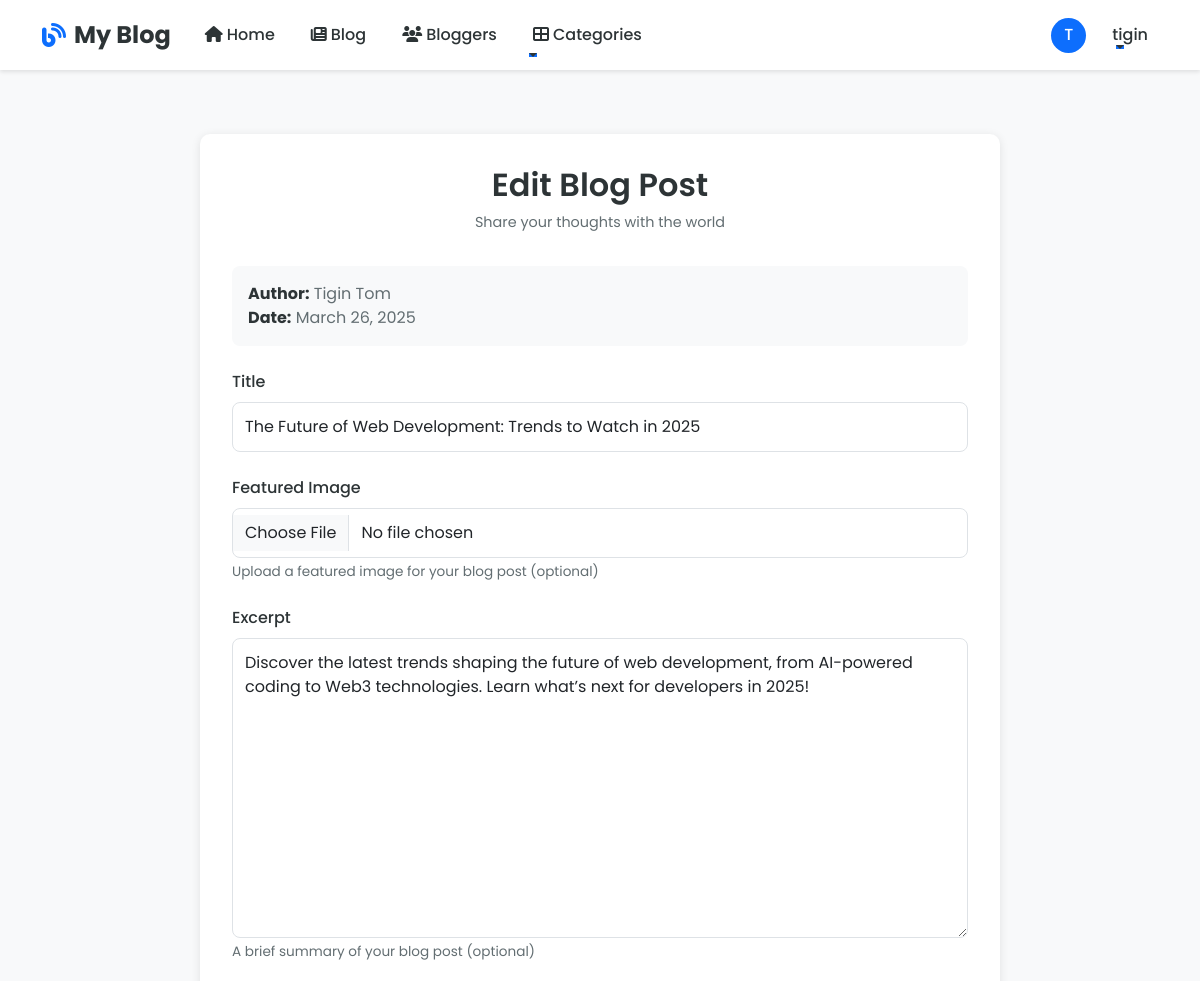
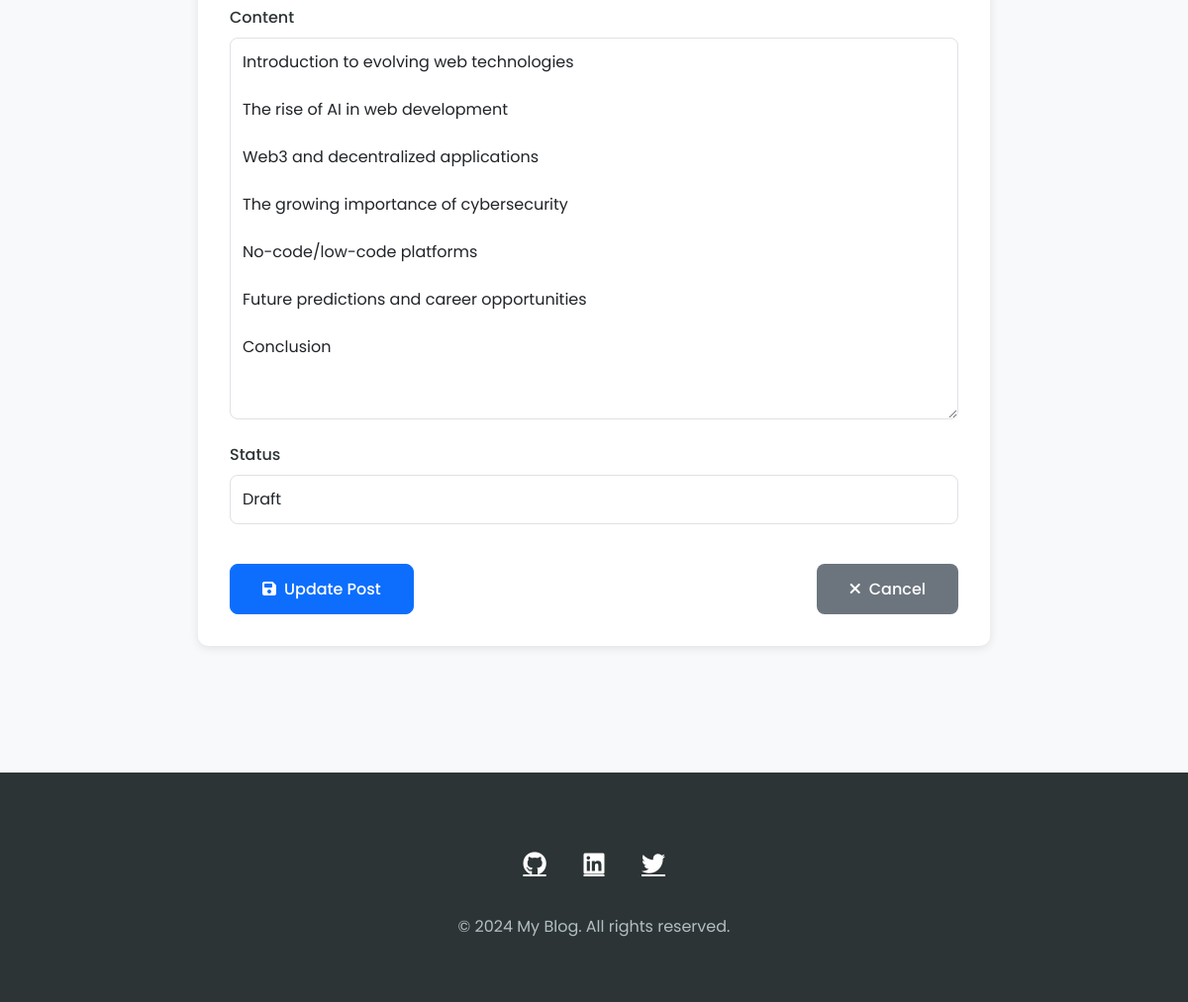
Page /blog/edit/the-future-of-web-development-trends-to-watch-in-2025/ (signed in) on the committed database (2 pictures, top to bottom).
### myapp/models.py (models this page shows, shortened)
class BlogPost(models.Model):
    title = models.CharField(max_length=200)
    slug = models.SlugField(unique=True)
    content = models.TextField()
    excerpt = models.TextField(blank=True)
    author = models.ForeignKey(User, on_delete=models.CASCADE)
    image = models.ImageField(upload_to='blog_images/', blank=True, null=True)
    created_at = models.DateTimeField(auto_now_add=True)
    updated_at = models.DateTimeField(auto_now=True)
    status = models.CharField(max_length=10, choices=[
        ('draft', 'Draft'),
        ('published', 'Published')
    ], default='draft')
    likes = models.ManyToManyField(User, related_name='liked_posts', blank=True)
    shares = models.IntegerField(default=0)
    class Meta:
        ordering = ['-created_at']

### myapp/views.py (the view)
# urls.py: path('blog/edit/<slug:slug>/', views.edit_blog_post, name='edit_blog_post'),
@login_required
def edit_blog_post(request, slug):
    post = get_object_or_404(BlogPost, slug=slug)
    if post.author != request.user:
        messages.error(request, 'You can only edit your own posts.')
        return redirect('blog_detail', slug=slug)
    if request.method == 'POST':
        form = BlogPostForm(request.POST, request.FILES, instance=post)
        if form.is_valid():
            form.save()
            messages.success(request, 'Blog post updated successfully!')
            return redirect('blog_detail', slug=slug)
    else:
        form = BlogPostForm(instance=post)
    return render(request, 'myapp/blog_form.html', {'form': form, 'title': 'Edit Post'})

### myapp/forms.py (shortened to what this page needs)
class BlogPostForm(forms.ModelForm):
    class Meta:
        model = BlogPost
        fields = ['title', 'excerpt', 'content', 'image', 'status']
        widgets = {
            'title': forms.TextInput(attrs={'class': 'form-control'}),
            'excerpt': forms.Textarea(attrs={'class': 'form-control', 'rows': 3}),
            'content': forms.Textarea(attrs={'class': 'form-control', 'rows': 15}),
            'status': forms.Select(attrs={'class': 'form-control'}),
        }

### myapp/templates/myapp/blog_form.html (shortened to what this page needs)
{% extends 'myapp/base.html' %}
{% block content %}
<div class="blog-form-container">
    <div class="form-header">
        <h2>{% if form.instance.pk %}Edit Blog Post{% else %}Create New Blog Post{% endif %}</h2>
        <p>Share your thoughts with the world</p>
    </div>
    <form method="post" enctype="multipart/form-data">
        <div class="author-info">
            <p><strong>Author:</strong> {{ user.get_full_name|default:user.username }}</p>
            <p><strong>Date:</strong> {% now "F j, Y" %}</p>
        </div>
        <div class="form-group">
            <label for="title" class="form-label">Title</label>
            <input type="text" class="form-control" id="title" name="title" value="{{ form.title.value|default:'' }}" required>
        </div>
        <div class="form-group">
            <label for="image" class="form-label">Featured Image</label>
            <input type="file" class="form-control" id="image" name="image" accept="image/*">
            <div class="form-text">Upload a featured image for your blog post (optional)</div>
        </div>
        <div class="form-group">
            <label for="excerpt" class="form-label">Excerpt</label>
            <textarea class="form-control" id="excerpt" name="excerpt" rows="3">{{ form.excerpt.value|default:'' }}</textarea>
            <div class="form-text">A brief summary of your blog post (optional)</div>
        </div>
        <div class="form-group">
            <label for="content" class="form-label">Content</label>
            <textarea class="form-control" id="content" name="content" rows="15">{{ form.content.value|default:'' }}</textarea>
        </div>
        <div class="form-group">
            <label for="status" class="form-label">Status</label>
            <select class="form-control" id="status" name="status">
                <option value="draft" {% if form.status.value == 'draft' %}selected{% endif %}>Draft</option>
            </select>
        </div>
        <div class="d-flex justify-content-between">
            <button type="submit" class="btn btn-primary btn-submit">
                <i class="fas fa-save me-2"></i>{% if form.instance.pk %}Update Post{% else %}Create Post{% endif %}
            </button>
            <a href="{% url 'blog_list' %}" class="btn btn-cancel">
                <i class="fas fa-times me-2"></i>Cancel
            </a>
        </div>
    </form>
</div>
{% endblock %}

### myapp/templates/myapp/base.html (shortened to what this page needs)
{% load static %}
<!DOCTYPE html>
<html lang="en">
<head>
    <link href="https://cdn.jsdelivr.net/npm/bootstrap@5.3.0/dist/css/bootstrap.min.css" rel="stylesheet">
    <link rel="stylesheet" href="https://cdnjs.cloudflare.com/ajax/libs/font-awesome/6.4.0/css/all.min.css">
</head>
<body>
    <nav class="navbar navbar-expand-lg fixed-top">
        <div class="container">
            <a class="navbar-brand" href="/">
                <i class="fas fa-blog me-2"></i>My Blog
            </a>
            <div class="collapse navbar-collapse" id="navbarNav">
                <ul class="navbar-nav me-auto">
                    <li class="nav-item">
                        <a class="nav-link {% if request.path == '/' %}active{% endif %}" href="/">
                            <i class="fas fa-home me-1"></i>Home
                        </a>
                    </li>
                    <li class="nav-item">
                        <a class="nav-link {% if request.path == '/blog/blogs/' %}active{% endif %}" href="{% url 'blog_list' %}">
                            <i class="fas fa-newspaper me-1"></i>Blog
                        </a>
                    </li>
                    <li class="nav-item">
                        <a class="nav-link {% if request.path == '/blog/bloggers/' %}active{% endif %}" href="{% url 'blogger_list' %}">
                            <i class="fas fa-users me-1"></i>Bloggers
                        </a>
                    </li>
                    <li class="nav-item dropdown">
                        <a class="nav-link dropdown-toggle" href="#" id="categoriesDropdown" role="button" data-bs-toggle="dropdown">
                            <i class="fas fa-th-large me-1"></i>Categories
                        </a>
                    </li>
                </ul>
                <div class="d-flex align-items-center">
                    {% if user.is_authenticated %}
                        <div class="user-menu">
                            <div class="user-avatar">
                                {{ user.username|first|upper }}
                            </div>
                            <div class="dropdown">
                                <a class="nav-link dropdown-toggle" href="#" id="userDropdown" role="button" data-bs-toggle="dropdown">
                                    {{ user.username }}
                                </a>
                            </div>
                        </div>
                    {% endif %}
                </div>
            </div>
        </div>
    </nav>
    <div class="main-content">
        {% block content %}{% endblock %}
    </div>
    <footer class="footer">
        <div class="container">
            <div class="social-links">
                <a href="https://github.com/yourusername" target="_blank" title="GitHub">
                    <i class="fab fa-github"></i>
                </a>
                <a href="https://linkedin.com/in/yourusername" target="_blank" title="LinkedIn">
                    <i class="fab fa-linkedin"></i>
                </a>
                <a href="https://twitter.com/yourusername" target="_blank" title="Twitter">
                    <i class="fab fa-twitter"></i>
                </a>
            </div>
            <div class="footer-text">
                <p>&copy; 2024 My Blog. All rights reserved.</p>
            </div>
        </div>
    </footer>
</body>
</html>

### myapp/templates/myapp/base.html (style rules this page uses)
:root { --navbar-height: 70px; --primary-color: #0d6efd; --secondary-color: #2d3436; --text-color: #636e72; --bg-color: #f8f9fa; }
body { font-family: 'Poppins', sans-serif; background-color: var(--bg-color); color: var(--secondary-color); }
.navbar { background-color: white; box-shadow: 0 2px 4px rgba(0,0,0,0.1); transition: transform 0.3s ease-in-out; height: var(--navbar-height); z-index: 1000; }
.navbar-brand { font-weight: 700; font-size: 1.5rem; color: var(--secondary-color); display: flex; align-items: center; }
.navbar-brand i { color: var(--primary-color); }
.nav-link { font-weight: 500; color: var(--secondary-color); margin: 0 10px; position: relative; }
.nav-link::after { content: ''; position: absolute; width: 0; height: 2px; bottom: -2px; left: 0; background-color: var(--primary-color); transition: width 0.3s ease; }
.main-content { padding: 2rem; min-height: calc(100vh - var(--navbar-height)); margin-top: var(--navbar-height); }
.footer { background-color: var(--secondary-color); color: white; padding: 3rem 0; margin-top: 4rem; }
.social-links { display: flex; justify-content: center; gap: 20px; margin-top: 1.5rem; }
.social-links a { color: white; font-size: 1.5rem; transition: all 0.3s ease; width: 40px; height: 40px; display: flex; align-items: center; justify-content: center; border-radius: 50%; }
.footer-text { text-align: center; margin-top: 2rem; color: #b2bec3; }
.user-menu { display: flex; align-items: center; gap: 1rem; }
.user-avatar { width: 35px; height: 35px; border-radius: 50%; background-color: var(--primary-color); color: white; display: flex; align-items: center; justify-content: center; font-weight: 500; }

### myapp/templates/myapp/blog_form.html (style rules this page uses)
.blog-form-container { max-width: 800px; margin: 2rem auto; padding: 2rem; background: white; border-radius: 10px; box-shadow: 0 2px 10px rgba(0,0,0,0.1); }
.form-header { text-align: center; margin-bottom: 2rem; }
.form-header h2 { color: var(--secondary-color); font-weight: 600; margin-bottom: 0.5rem; }
.form-header p { color: var(--text-color); font-size: 0.9rem; }
.form-group { margin-bottom: 1.5rem; }
.form-label { font-weight: 500; color: var(--secondary-color); margin-bottom: 0.5rem; }
.form-control { border-radius: 8px; border: 1px solid #dee2e6; padding: 0.75rem; }
textarea.form-control { min-height: 300px; resize: vertical; }
.btn-submit { padding: 0.8rem 2rem; border-radius: 8px; font-weight: 500; margin-top: 1rem; }
.btn-cancel { padding: 0.8rem 2rem; border-radius: 8px; font-weight: 500; margin-top: 1rem; margin-left: 1rem; background-color: #6c757d; color: white; }
.form-text { font-size: 0.85rem; color: var(--text-color); margin-top: 0.25rem; }
.author-info { background-color: #f8f9fa; padding: 1rem; border-radius: 8px; margin-bottom: 1.5rem; }
.author-info p { margin-bottom: 0; color: var(--text-color); }
.author-info strong { color: var(--secondary-color); }

### rows in the picture
BlogPost: title "The Future of Web Development: Trends to Watch in 2025", excerpt "Discover the latest trends shaping the future of web development, from AI-powered coding to Web3 technologies. Learn what’s next for developers in 2025!", content "Introduction to evolving web technologies The rise of AI in web development Web3 and decentralized applications The growing importance of cybersecurity No-code/low-code platforms Future predictions and career opportunities Conclusion", status "Draft"

### other values in the picture
{{ user.username|first|upper }} "T"
{{ user.username }} "tigin"
{{ user.get_full_name|default:user.username }} "Tigin Tom"
